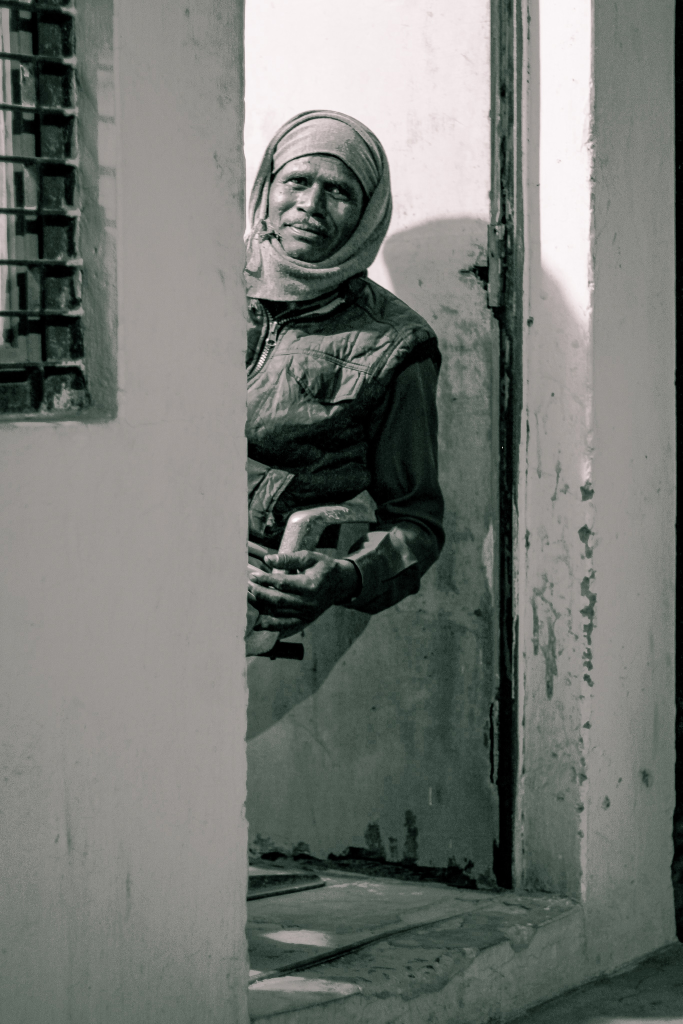
#> input picture assets/images/babatpur-1.jpg, 1365 x 2048 px (shown at 1/2 size); its folder holds only this picture in this run
$ jupyter execute --allow-errors 01_non_contextual_techniques.ipynb   (shell and % lines are left out)
#> lines starting #> are read from the running program, lines starting #| are printed output that depends on the picture; after the words box and inside, x2 and y2 are one past the last pixel; in counts of white or black regions, pixels touching at a corner belong together
# Non-Contextual Image Segmentation

These set of techniques basically focus on applying a conditional criterion on an image which split the image into two or more segments. The criterion works on one or more global values obtained from the image.

It is worth noting that non-contextual refers to the techniques not taking any spatial information or spatial relations between pixels into context.

Let's look at some techniques of segmenting images using thresholding and clustering methods.

## Simple Thresholding

Let's look at a simple grayscale image to understand how we can apply image thresholding to segment it.

[cell 1]
# importing libraries

import cv2
import numpy as np
import matplotlib.pyplot as plt

[cell 2]
# reading image using opencv

name = 'babatpur-1'
image = cv2.imread('..//assets//images//{}.jpg'.format(name))
#> image is the input picture: shape (2048, 1365, 3); mean B, G, R 113.7, 118.5, 115.2
print('Image matrix shape {}'.format(image.shape))
#| Image matrix shape (2048, 1365, 3)

[cell 3]
# image plotting helper functions

def rowPlot(images, subtitles, title):

    f, ax = plt.subplots(1, len(images), figsize = (5*len(images), 5))
    for i, (x, im) in enumerate(zip(ax, images)):
        if(len(im.shape) == 3):
            x.imshow(im)
        else:
            x.imshow(im, cmap = 'gray')
        x.set_title(subtitles[i])
        x.axis('off')

    f.suptitle(title)
    plt.show()

[cell 4]
image = cv2.cvtColor(image, cv2.COLOR_BGR2RGB)
image_g = cv2.cvtColor(image, cv2.COLOR_BGR2GRAY)
print('Image matrix shape {}'.format(image_g.shape))
#| Image matrix shape (2048, 1365)

[cell 5]
f, ax = plt.subplots(1, 1, figsize = (10, 7))
ax.imshow(image)
ax.axis('off')
plt.suptitle('A Security Personnel at Babatpur Airport')
plt.show()

[cell 6]
# function to perform simple thresholding

def simple_thresholding1(img, thr):

#> called with thr = 50
    img_t = np.where(img >= thr, 255, 0)
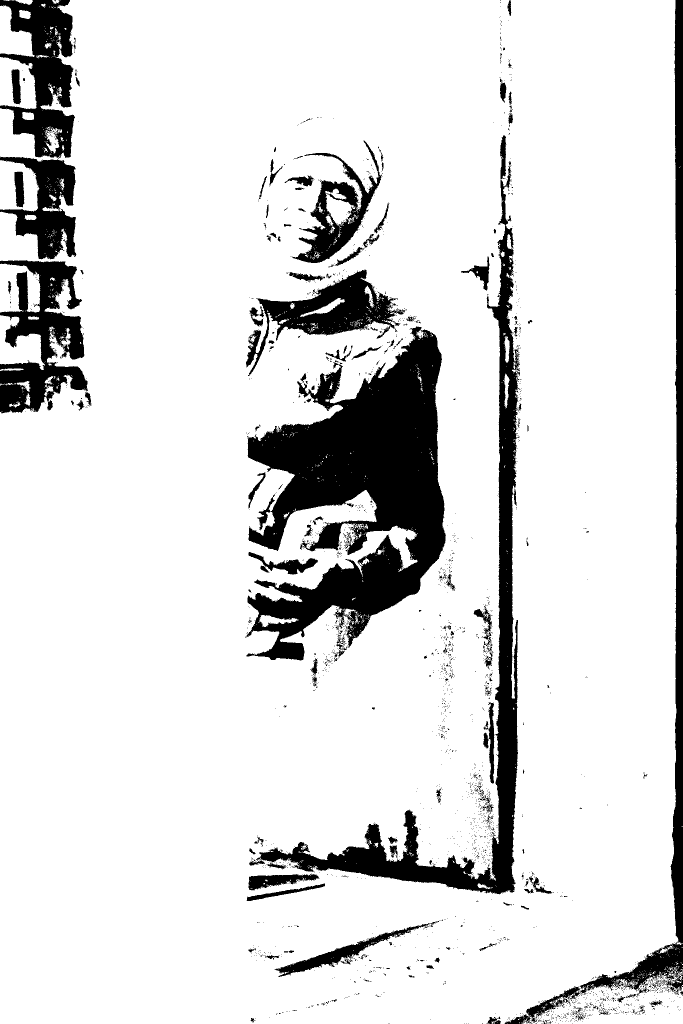
#> img_t: shape (2048, 1365) int64 (shown at 1/2 size); 86.8% white; 2498 black regions (2339 under 20 px), largest, box (x1, y1, x2, y2) and area: (491, 653, 892, 1321) 133571, (498, 270, 1040, 1789) 63253, (1009, 0, 1365, 2048) 36294

    return img_t

[cell 7]
image_th1 = simple_thresholding1(image_g, 50)

f, ax = plt.subplots(1, 1, figsize = (7, 7))
ax.axis('off')
plt.imshow(image_th1, cmap = 'gray')
plt.show()

[cell 8]
# function to print histogram of an image

def image_hist(img):

    if len(img.shape) == 3:
        f, ax = plt.subplots(1, 3, figsize = (20, 5))
        ax[0].plot(cv2.calcHist([img[:, :, 0]],[0],None,[256],[0,256]), color = 'red')
        ax[1].plot(cv2.calcHist([img[:, :, 0]],[0],None,[256],[0,256]), color = 'green')
        ax[2].plot(cv2.calcHist([img[:, :, 0]],[0],None,[256],[0,256]), color = 'blue')
        plt.show()
    else:
        f, ax = plt.subplots(1, 1, figsize = (20, 5))
        ax.plot(cv2.calcHist([img[:, :]],[0],None,[256],[0,256]), color = 'black')
        plt.show()
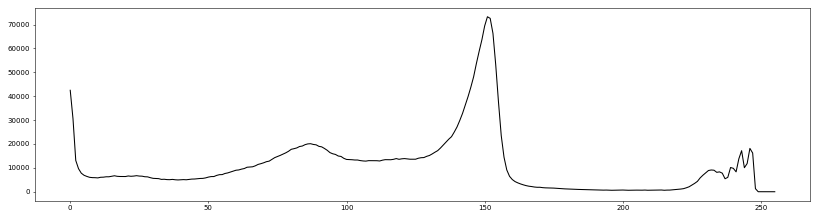
#> figure drawn by matplotlib, 1 panel; curve peaks at x = 151, y = 73277

# function to perform simple thresholding operation with two threshold values

def simple_thresholding2(img, thr1, thr2):

#> called with thr1 = 160, thr2 = 235
    img_t = np.where(img >= thr2, 255, np.where(img >= thr1, 125, 0))
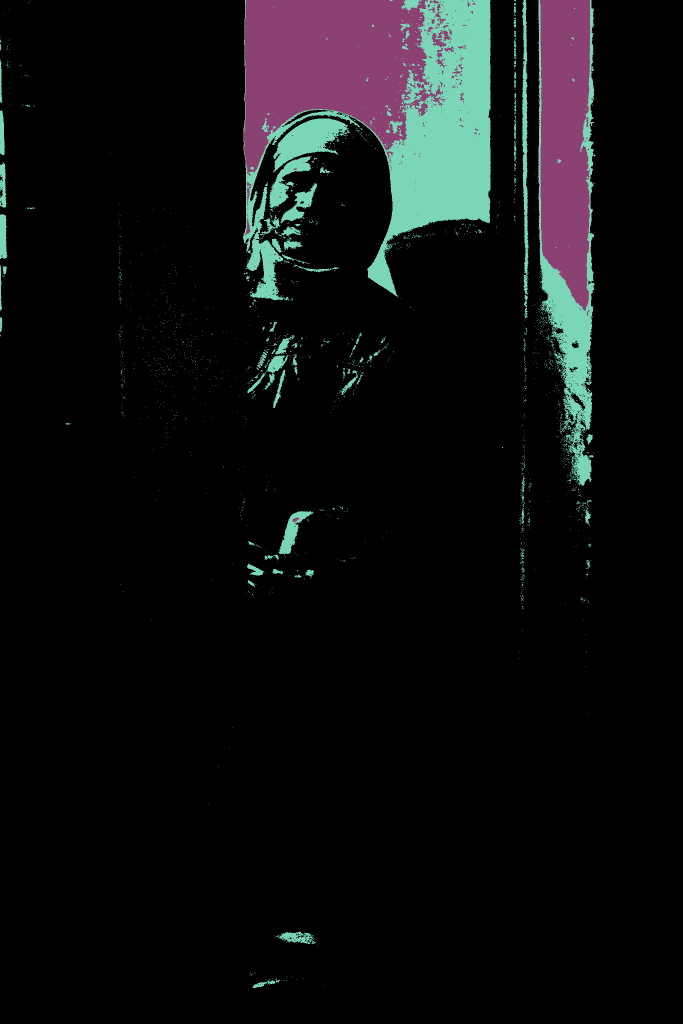
#> img_t: shape (2048, 1365) int64 (shown at 1/2 size); 3 distinct labels, from 0 to 255; one colour per label, 0 black

    return img_t

[cell 9]
image_hist(image_g)

[cell 10]
image_th1 = simple_thresholding2(image_g, 160, 235)
f, ax = plt.subplots(1, 1, figsize = (7, 7))
ax.axis('off')
plt.imshow(image_th1, cmap = 'gray')
plt.show()

[cell 11]
from ipywidgets import interact, widgets

[cell 12]
def plot_thr(threshold):
    image_th1 = simple_thresholding1(image_g, threshold)
    ax[1].imshow(image_th1, cmap="gray")
    f.canvas.draw()
    display(f)

f, ax = plt.subplots(1, 2, figsize = (10, 5))

ax[0].imshow(image_g, cmap="gray")
ax[1].imshow(image_g, cmap="gray")

ax[0].axis('off')
ax[1].axis('off')

interact(plot_thr, threshold=widgets.IntSlider(min=0,max=250,step=2,value=1));
#> the sliders are set to threshold = 1
#> in simple_thresholding1 (call 2), `img_t = np.where(img >= thr, 255, 0)`: img_t: shape (2048, 1365) int64; 98.5% white; 1503 black regions (1318 under 20 px), largest, box (x1, y1, x2, y2) and area: (987, 1570, 1021, 1777) 2708, (703, 807, 777, 1011) 2619, (584, 980, 713, 1014) 1446

[cell 13]
ret,thresh1 = cv2.threshold(image_g, 160, 235, cv2.THRESH_BINARY)
#> thresh1: shape (2048, 1365); values 0 (black) and 235 (white), 10.3% white; 1352 white regions (1262 under 20 px), largest, box (x1, y1, x2, y2) and area: (486, 0, 982, 600) 177242, (1076, 0, 1190, 972) 78410, (546, 237, 700, 345) 7411
ret,thresh2 = cv2.threshold(image_g, 160, 235, cv2.THRESH_BINARY_INV)
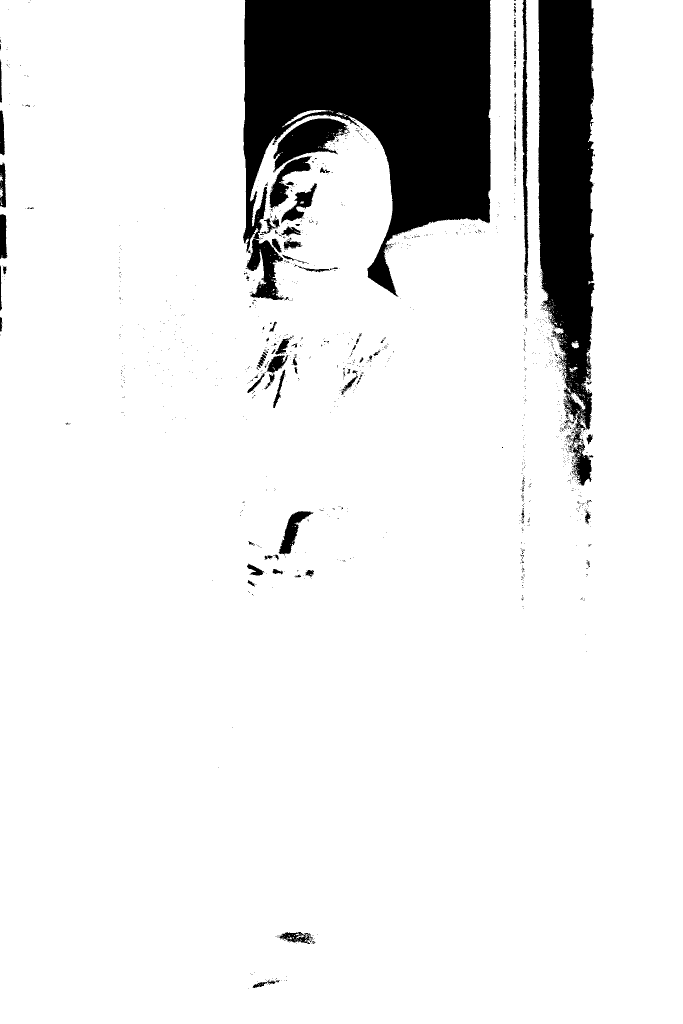
#> thresh2: shape (2048, 1365) (shown at 1/2 size); values 0 (black) and 235 (white), 89.7% white; 1352 black regions (1262 under 20 px), largest, box (x1, y1, x2, y2) and area: (486, 0, 982, 600) 177242, (1076, 0, 1190, 972) 78410, (546, 237, 700, 345) 7411
ret,thresh3 = cv2.threshold(image_g, 160, 235, cv2.THRESH_TRUNC)
ret,thresh4 = cv2.threshold(image_g, 160, 235, cv2.THRESH_TOZERO)
ret,thresh5 = cv2.threshold(image_g, 160, 235, cv2.THRESH_TOZERO_INV)
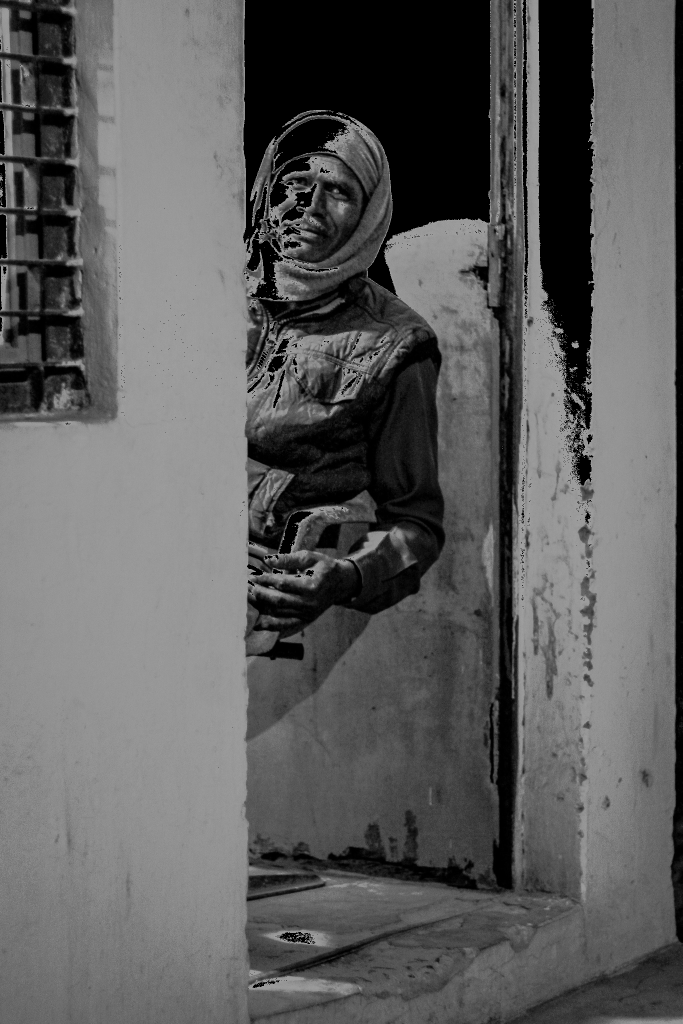
#> thresh5: shape (2048, 1365) (shown at 1/2 size); min 0, max 160, mean 93.6

titles = ['Original Image','BINARY','BINARY_INV','TRUNC','TOZERO','TOZERO_INV']
images = [image, thresh1, thresh2, thresh3, thresh4, thresh5]

f, ax = plt.subplots(2, 3, figsize = (15, 10))
for i in range(2):
    for j in range(3):
        ax[i][j].imshow(images[3*i+j],'gray')
        ax[i][j].set_title(titles[3*i+j])
        ax[i][j].axis('off')

plt.show()
#> the sliders are set to size = 1

[cell 14]
def plot_thr(size):
    th2 = cv2.adaptiveThreshold(image_g,255,cv2.ADAPTIVE_THRESH_MEAN_C,\
            cv2.THRESH_BINARY,size,2)
    th3 = cv2.adaptiveThreshold(image_g,255,cv2.ADAPTIVE_THRESH_GAUSSIAN_C,\
            cv2.THRESH_BINARY,size,2)

    ax[1].imshow(th2, cmap="gray")
    ax[2].imshow(th3, cmap="gray")
    f.canvas.draw()
    display(f)

f, ax = plt.subplots(1, 3, figsize = (15, 5))

ax[0].imshow(image_g, cmap="gray")
ax[1].imshow(image_g, cmap="gray")
ax[2].imshow(image_g, cmap="gray")

ax[0].axis('off')
ax[1].axis('off')
ax[2].axis('off')

#> (the rest of this cell did not finish here and is left out)

# A More Analytical Method To Segment Image using Thresholding

We have seen that different values of threshold yield different results. Thus we need to find out that value of threshold which will yield the best result.

This brings up a point about how should we evaluate which segmented image is better. A criterion to evaluate the quality of segmented images is the __sum of class variances__.

_intra class variance = square of sum of (pixel intensity - mean pixel intensity of the class) / number of pixels in the class_

_sum of intra class variances = sum of (intra class variance) for each class_

Let's write some code to see if we can visualize what we have conceptualized.

## How Does Intra-Class Variance Vary for Different Thresholds

[cell 15]
img_hist = cv2.calcHist([image_g], [0], None, [256], [0,256])
#> img_hist = 256 values, max 73277 at index 151, min 0 at index 253, mean 10920

[cell 16]
def class_variance(hist, lower, upper):

    class_data = hist[lower:upper]
    weight = sum(class_data)/sum(hist)
    intensities = np.arange(lower, upper)
    weighted_sum = class_data.T*intensities.T
    if sum(class_data) == 0:
        mu = 0
        sigma2 = 0
    else:
        mu = sum(weighted_sum[0])/sum(class_data)[0]
        deviations2 = (class_data - mu).T*(class_data - mu).T
        sigma2 = sum((deviations2*intensities.T)[0])/sum(class_data)[0]


    return mu, sigma2

sigmas = []
n = sum(img_hist)
#> n = [2795520]
for i in range(1, 255):
    _, s1 = class_variance(img_hist, 0, i)
    _, s2 = class_variance(img_hist, i, 256)
    sigma = sum(img_hist[0:i])*s1/n + sum(img_hist[i:256])*s2/n
    sigmas.append(sigma[0])
#> this loop made 254 passes
#> (s1, s2, sigma) on passes 10 to 12: (23245.1, 3482634.3, [3315814]), (24675, 3490061.8, [3315762]), (26409.4, 3497845.2, [3315709.2])
#> after the loop, sigmas = 254 values, max 3317152 at index 248, min 3312998.2 at index 108, mean 3314448.8

[cell 17]
f, ax = plt.subplots(1, 1, figsize = (15, 5))
ax.plot(sigmas)
ax.axvline(x=np.argmin(sigmas), color='r', linestyle='--')
plt.title('Plot of Sum of Intra-Class Variance')
plt.xlabel('Grayscale Intensity Level')
plt.ylabel('Variance')
plt.show()
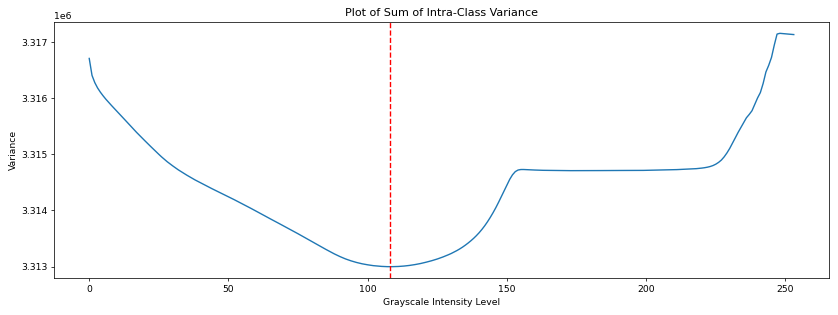
#> figure drawn by matplotlib, 1 panel; curve peaks at x = 248, y = 3317152

[cell 18]
image_th = simple_thresholding1(image_g, np.argmin(sigmas))
#> call 3 of simple_thresholding1, with thr = 108
#> in simple_thresholding1 (call 3), `img_t = np.where(img >= thr, 255, 0)`:
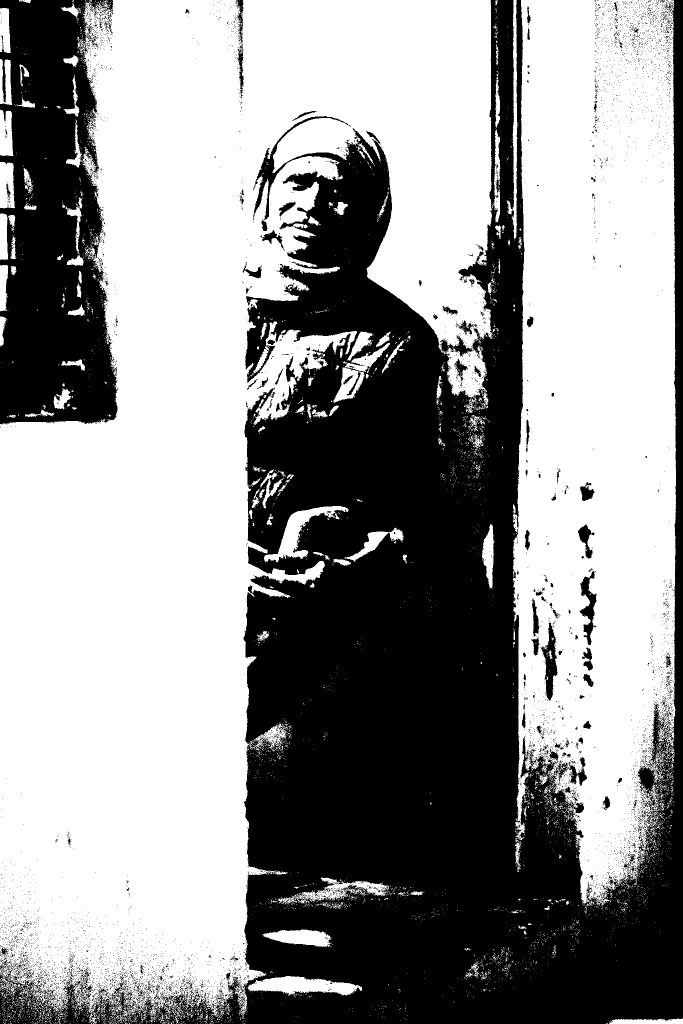
#> img_t: shape (2048, 1365) int64 (shown at 1/2 size); 58.9% white; 6589 black regions (6431 under 20 px), largest, box (x1, y1, x2, y2) and area: (0, 0, 1365, 2048) 970409, (0, 0, 236, 849) 147333, (1081, 1243, 1115, 1401) 2337
image_th = 255 - image_th
f, ax = plt.subplots(1, 1, figsize = (7, 7))
ax.axis('off')
plt.imshow(image_th, cmap = 'gray')
plt.show()

[cell 19]
cv2.imwrite('{}_kmeans_seg.jpg'.format(name), image_th)
#> Out = True
